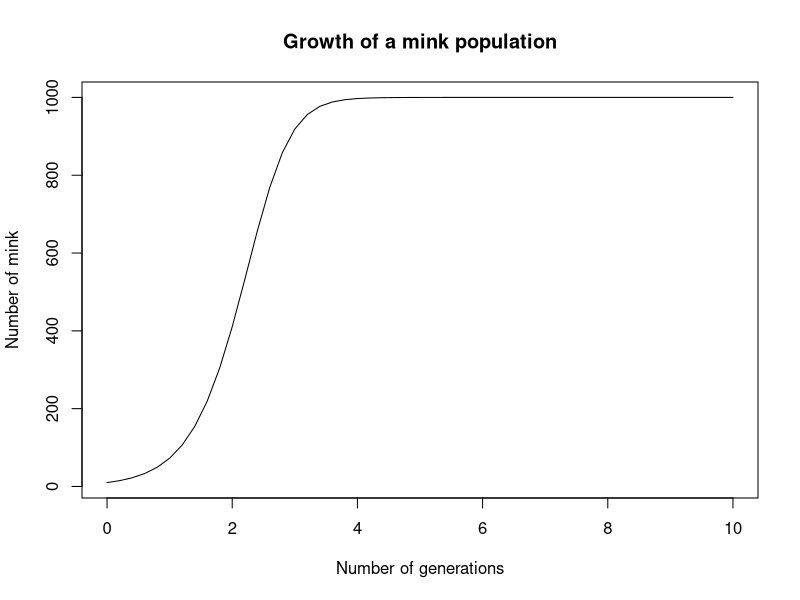
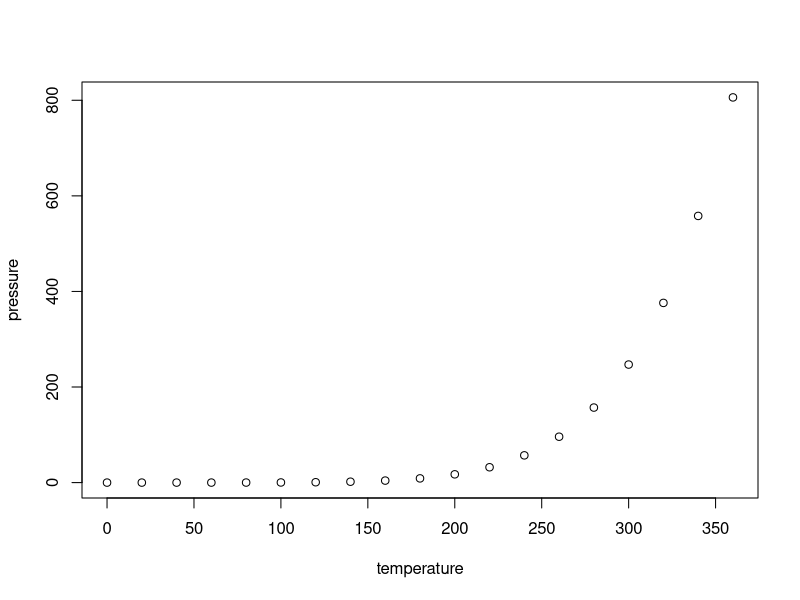

Source code (R) for these figures, in order:
## ---- chunk 1
knitr::opts_chunk$set(echo = TRUE)
## ---- chunk 2
# I'm going to define the function that does a simulation run up here and hide
# it, since it's not that relevant to the actual models. Of course, everyone
# will see it when they download this file, but you can just ignore this if you
# don't understand it.
run_simulation <- function(
        f,        # A function that defines the system of equations
        X,        # The initial populations
        N,        # The number of generations.
        d = 0.2   # The size of the step -- keep it small to avoid chaos.
) {
        # Define the number of simulation steps.
        n_steps <- floor(N / d)
        # Define the number of populations.
        n_pop <- length(X)
        # Define a matrix to hold all the results. Have an extra column for
        # the timestamp, and an extra row for the initial conditions.
        results <- matrix(nrow = n_steps + 1, ncol = n_pop + 1)
        # Insert the initial populations.
        results[1, ] <- c(0, X)
        # Run the simulation. Use a first-order approximation.
        for (t in 1:n_steps) {
                results[t + 1, 2:(n_pop + 1)] <-
                        results[t, 2:(n_pop + 1)] +
                        f(results[t, 2:(n_pop + 1)]) * d
                results[t + 1, 1] <- t * d
        }
        return(results)
}
## ---- chunk 3
logistic <- function(X) {
        # Define the parameters.
        K <- 1000
        r <- 2.5
        # Calculate the result from the model.
        res <- r * X * (1 - X / K)
        return(res)
}
## ---- chunk 4
res <- run_simulation(
        logistic,   # Use our model.
        X = 10,     # Start with 10 individuals.
        N = 10      # Run it for 20 generations (ie. years).
)
## ---- chunk 5
# Plot our results.
plot(
        res[, 1], res[, 2], type = "line",
        xlab = "Number of generations",
        ylab = "Number of mink",
        main = "Growth of a mink population"
)
## ---- chunk 6
summary(cars)
## ---- chunk 7
plot(pressure)
